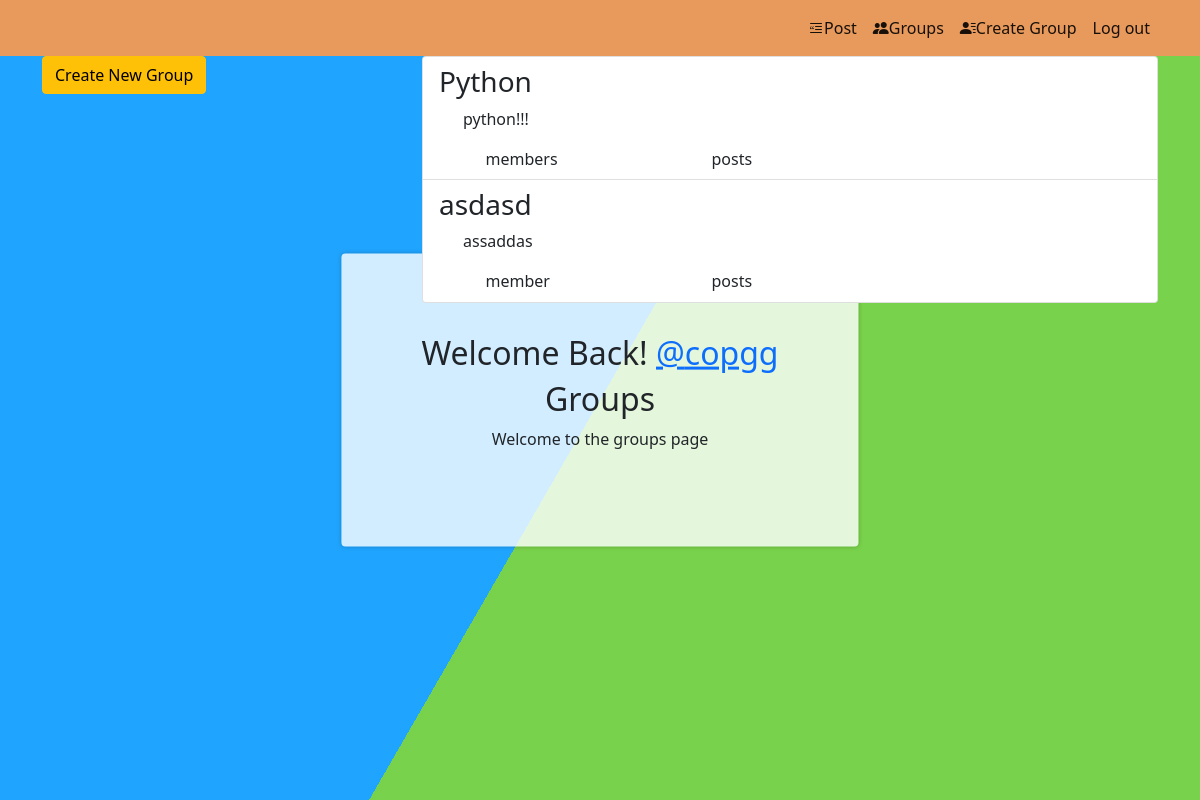
/groups/ (signed in), run on the app's committed database.
### groups/models.py (models this page shows, shortened)
class Group(models.Model):
    name = models.CharField(max_length=256,unique=True)
    slug = models.SlugField(max_length=256,unique=True)
    description = models.TextField(default='',blank=True)
    description_html = models.TextField(editable=False, default='', blank=True)
    members = models.ManyToManyField(User,through='GroupMember')
    class Meta:
        ordering = ['name']

### groups/views.py (the view)
class ListGroup(generic.ListView):
    model = Group

### groups/templates/groups/group_list.html
{% extends 'groups/group_base.html' %}
{% block pregroup %}
<div class="col-md-4">
    <div class="content">
        {% if user.is_authenticated %}
        <h2>Welcome Back!
            <a href="{% url 'posts:for_user' username=user.username %}">@{{user.username }}</a>
        </h2>
        {% endif %}
        <h2>Groups</h2>
        <p> Welcome to the groups page </p>
    </div>
    {% if user.is_authenticated %}
    <a href="{% url 'groups:create' %}" class='btn btn-md btn-fill btn-warning'>
        <span class="glyphicon glyphicon-plus-sign">Create New Group</span>
    </a>
    {% endif %}
</div>
{% endblock pregroup %}
{% block group_content %}
<div class="col-md-8">
    <div class="list-group">
        {% for group in object_list %}
        <a href="{% url 'groups:single' slug=group.slug %} " class='list-group-item'>
            <h3 class='title list-group-item-heading'> {{group.name}} </h3>
            <div class="list-group-item-text container-fluid ">
                {{group.description_html|safe}}
                <div class="row">
                    <div class="col-md-4">
                        <span class='badge'> {{group.members.count}} </span>member{{group.members.count|pluralize}}
                    </div>
                    <div class="col-md-4">
                        <span class='badge'> {{group.posts.count}} </span>post{{group.posts.count|pluralize}}
                    </div>
                </div>
            </div>
        </a>
        {% endfor %}
    </div>
</div>
{% endblock group_content %}

### static/mypro/css/mypro3.css (style rules this page uses)
html { height:100%; }
body { margin:0; }
.content { background-color:rgba(255,255,255,.8); border-radius:.25em; box-shadow:0 0 .25em rgba(0,0,0,.25); box-sizing:border-box; left:50%; padding:10vmin; position:fixed; text-align:center; top:50%; transform:translate(-50%, -50%); }

### data on the page
Group: name "Python", description_html "python!!!"
Group: name "asdasd", description_html "assaddas"

### other printed values
{{ user.username }} "copgg"
